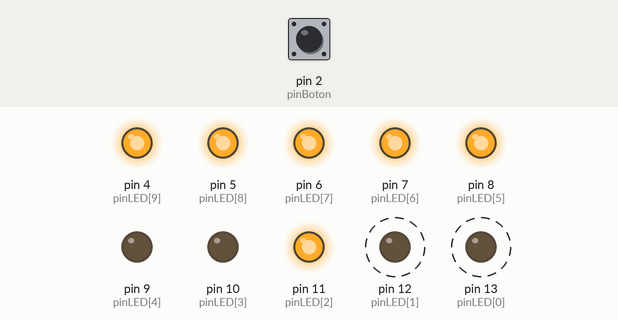
A sketch run on a simulated Arduino Uno, built with avr-gcc and run on an emulated ATmega328P. Shown: output pins drawn as LEDs (lit = HIGH). Dashed ring = blinking. Inputs (shaded band) come from the test bench; at power-on: pin 2 (pinBoton) HIGH. Random numbers use the default seed unless the sketch sets one.

Above: at 1.25 s.
1.3 s: pin 2 (pinBoton) pulled LOW for 0.15 s
At 1.82 s:
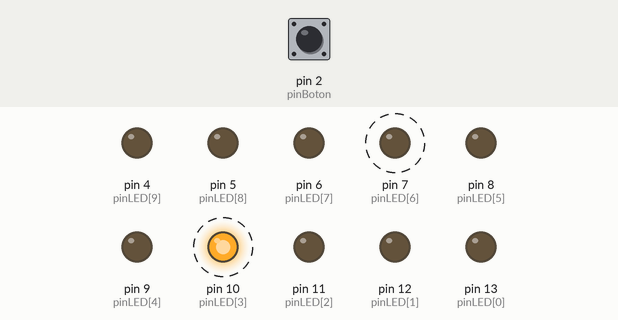
4.3 s: pin 2 (pinBoton) pulled LOW for 1 s
At 4.5 s:
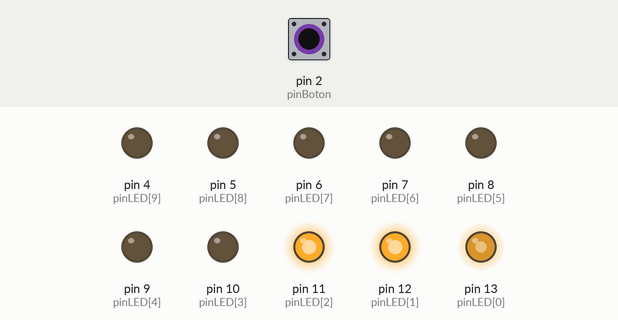
7.3 s: pin 2 (pinBoton) pulled LOW for 0.15 s
At 9.34 s:
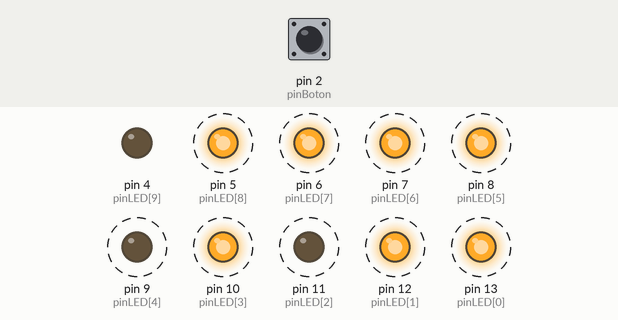
10.3 s: pin 2 (pinBoton) pulled LOW for 3.2 s
At 10.37 s:
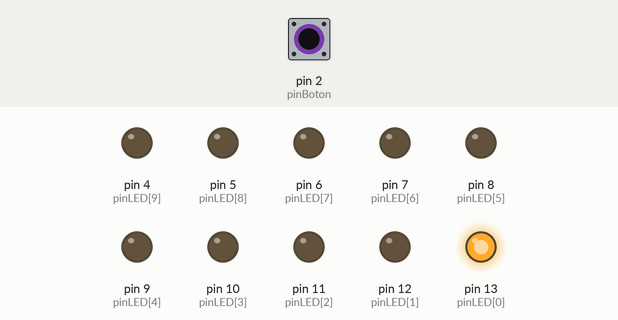
15.0 s: pin 2 (pinBoton) pulled LOW for 0.15 s
18.0 s: pin 2 (pinBoton) pulled LOW for 1 s
Timing chart, 0 to 24.6 s (numbered marks = the images above; inputs shaded):
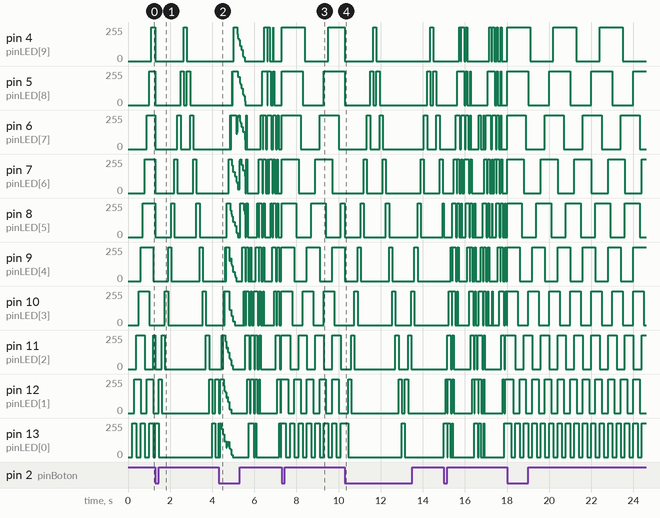

Measured:
- by itself, pin 4 (pinLED[9]): alternates 255/255 for 1.1 s and 0/255 for 1.1 s
- by itself, pin 5 (pinLED[8]): alternates 255/255 for 1.0 s and 0/255 for 1.0 s
- by itself, pin 6 (pinLED[7]): alternates 255/255 for 0.90 s and 0/255 for 0.90 s
- by itself, pin 7 (pinLED[6]): alternates 255/255 for 0.80 s and 0/255 for 0.80 s
- by itself, pin 8 (pinLED[5]): alternates 255/255 for 0.70 s and 0/255 for 0.70 s
- by itself, pin 9 (pinLED[4]): alternates 255/255 for 0.60 s and 0/255 for 0.60 s
- by itself, pin 10 (pinLED[3]): alternates 255/255 for 0.50 s and 0/255 for 0.50 s
- by itself, pin 11 (pinLED[2]): alternates 255/255 for 0.40 s and 0/255 for 0.40 s

The sketch:

10leds.ino
```cpp
const int cantidadPines = 10;
const int pinLED[cantidadPines] = {13, 12, 11, 10, 9, 8, 7, 6, 5, 4};
const int pinBoton = 2;

const int cantidadEfectos = 3;
int efectoActual = 0;

// --- Variables para debounce del botón ---
bool estadoBotonAnterior = HIGH;
unsigned long ultimoRebote = 0;
const unsigned long tiempoRebote = 50;

// --- Variables del Efecto 1: Parpadeo independiente ---
const long intervaloParpadeo[cantidadPines] = {200, 300, 400, 500, 600, 700, 800, 900, 1000, 1100};
unsigned long ultimoCambioParpadeo[cantidadPines] = {0};
bool estadoLEDParpadeo[cantidadPines] = {false};

// --- Variables del Efecto 2: Knight Rider ---
const long intervaloKnightRider = 150;
unsigned long ultimoCambioKnightRider = 0;
int posicionKnightRider = 0;
int direccionKnightRider = 1;

// --- Variables del Efecto 3: Cometa con chispas ---
int brillo[cantidadPines] = {0};
const int desvanecimiento = 45;
const long intervaloCometa = 80;
unsigned long ultimoCambioCometa = 0;
int posicionCometa = 0;
int direccionCometa = 1;
unsigned long cicloPWM = 0;
const int resolucionPWM = 256;

void setup() {
  for (int i = 0; i < cantidadPines; i++) {
    pinMode(pinLED[i], OUTPUT);
  }
  pinMode(pinBoton, INPUT_PULLUP);
  randomSeed(analogRead(A0));
}

void loop() {
  revisarBoton();

  switch (efectoActual) {
    case 0: efectoParpadeoIndependiente(); break;
    case 1: efectoKnightRider(); break;
    case 2: efectoCometa(); break;
  }
}

// ================== BOTÓN ==================
void revisarBoton() {
  bool lectura = digitalRead(pinBoton);

  // Detecta flanco de bajada (botón presionado) con debounce
  if (lectura == LOW && estadoBotonAnterior == HIGH &&
      (millis() - ultimoRebote) > tiempoRebote) {
    ultimoRebote = millis();
    cambiarEfecto();
  }
  estadoBotonAnterior = lectura;
}

void cambiarEfecto() {
  efectoActual = (efectoActual + 1) % cantidadEfectos;
  apagarTodos();
  reiniciarVariablesEfecto();
}

void apagarTodos() {
  for (int i = 0; i < cantidadPines; i++) {
    digitalWrite(pinLED[i], LOW);
  }
}

// Reinicia variables para que cada efecto siempre empiece "limpio"
void reiniciarVariablesEfecto() {
  for (int i = 0; i < cantidadPines; i++) {
    estadoLEDParpadeo[i] = false;
    ultimoCambioParpadeo[i] = 0;
    brillo[i] = 0;
  }
  posicionKnightRider = 0;
  direccionKnightRider = 1;
  posicionCometa = 0;
  direccionCometa = 1;
}

// ================== EFECTO 1: Parpadeo independiente ==================
void efectoParpadeoIndependiente() {
  unsigned long tiempoActual = millis();
  for (int i = 0; i < cantidadPines; i++) {
    if (tiempoActual - ultimoCambioParpadeo[i] >= intervaloParpadeo[i]) {
      ultimoCambioParpadeo[i] = tiempoActual;
      estadoLEDParpadeo[i] = !estadoLEDParpadeo[i];
      digitalWrite(pinLED[i], estadoLEDParpadeo[i] ? HIGH : LOW);
    }
  }
}

// ================== EFECTO 2: Knight Rider ==================
void efectoKnightRider() {
  unsigned long tiempoActual = millis();
  if (tiempoActual - ultimoCambioKnightRider >= intervaloKnightRider) {
    ultimoCambioKnightRider = tiempoActual;

    apagarTodos();
    digitalWrite(pinLED[posicionKnightRider], HIGH);

    posicionKnightRider += direccionKnightRider;
    if (posicionKnightRider == cantidadPines - 1 || posicionKnightRider == 0) {
      direccionKnightRider = -direccionKnightRider;
    }
  }
}

// ================== EFECTO 3: Cometa con chispas ==================
void efectoCometa() {
  unsigned long tiempoActual = millis();

  if (tiempoActual - ultimoCambioCometa >= intervaloCometa) {
    ultimoCambioCometa = tiempoActual;

    for (int i = 0; i < cantidadPines; i++) {
      brillo[i] = max(0, brillo[i] - desvanecimiento);
    }
    brillo[posicionCometa] = 255;

    if (random(0, 10) == 0) {
      int chispa = random(0, cantidadPines);
      brillo[chispa] = random(80, 180);
    }

    posicionCometa += direccionCometa;
    if (posicionCometa == cantidadPines - 1 || posicionCometa == 0) {
      direccionCometa = -direccionCometa;
    }
  }

  // PWM por software para este efecto
  cicloPWM = (cicloPWM + 1) % resolucionPWM;
  for (int i = 0; i < cantidadPines; i++) {
    digitalWrite(pinLED[i], cicloPWM < brillo[i] ? HIGH : LOW);
  }
}
```
